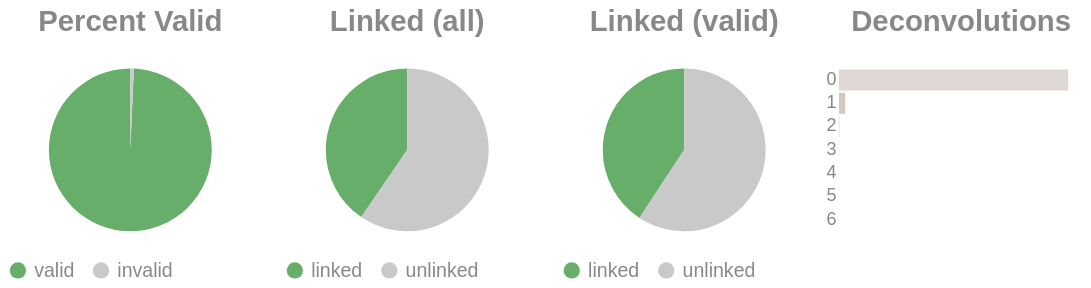

The notebook cell saved with this chart:
### Code cell
if SKIPLR:
    pass
else:
    clash = Counter()
    for i in valids['molecule'].to_list():
        _mol = i.split("-")
        if len(_mol) == 1:
            clash.update('0')
        else:
            clash.update(_mol[-1])

    _d = {"deconvolutions": [], 'count': []}
    for k,v in clash.items():
        _d['deconvolutions'].append(k)
        _d['count'].append(v)

    tot_valid = valids['reads'].sum()
    mask = valids['reads'] >= 2
    n_linked_reads = valids.filter(mask)['reads'].sum()
    if n_linked_reads == 0:
        print_html("No linked molecules (>=2 reads) were detected; skipping linked-only distributions.")
        SKIPLR = True
    else:
        perc_valid = round(tot_valid / n_reads, 4)
        linked_perc_abs = round(n_linked_reads / n_reads, 4)
        linked_perc = round(n_linked_reads / tot_valid, 4)

    _valid = pl.DataFrame({"valids": ['valid', 'invalid'], "count": [tot_valid, n_reads - tot_valid]})
    _linked_abs = pl.DataFrame({"linked (absolute)": ['linked', 'unlinked'], "count": [n_linked_reads, n_reads - n_linked_reads]})
    _linked_rel = pl.DataFrame({"linked (valids)": ['linked', 'unlinked'], "count": [n_linked_reads, tot_valid - n_linked_reads]})

    (
        alt.hconcat(
            piechart(_valid, goodval = 'valid', title = "Percent Valid"),
            piechart(_linked_abs, goodval = "linked", title =  "Linked (all)"),
            piechart(_linked_rel, goodval = "linked", title =  "Linked (valid)"),
            convolutionbar(pl.DataFrame(_d), title = "Deconvolutions"),
            center = True,
            bounds = 'flush'
        )
        .resolve_scale(color='independent')
        .resolve_legend('independent')
        .properties(usermeta={'embedOptions': {"actions": False}})
    ).display()

### Figure 1 — Vega-Lite specification as saved in the notebook (floating-point values rounded to 4 significant figures)
{"width": "container", "height": 400, "config": {"title": {"anchor": "start", "dy": -15, "fontSize": 18, "color": "#888888", "subtitleColor": "#888888", "subtitleFontSize": 14}, "arc": {"fill": "#0072B2"}, "axis": {"domainColor": "#888888", "domainWidth": 0.5, "gridWidth": 0.2, "grid": false, "titleFontWeight": 400, "titleFontSize": 15, "labelFontSize": 11, "labelColor": "#888888", "tickColor": "#888888", "tickWidth": 0.2, "titleColor": "#888888"}, "axisBand": {"grid": false}, "axisX": {"grid": true, "tickSize": 10, "domainCap": "round"}, "axisY": {"domain": false, "grid": true, "tickSize": 0, "domainCap": "round"}, "background": "transparent", "header": {"labelFontSize": 15, "labelColor": "#888888", "titleFontSize": 15, "titleFontWeight": 600, "titleColor": "#888888"}, "legend": {"labelFont": "sans-serif", "labelFontSize": 12, "labelColor": "#888888", "symbolSize": 100, "symbolType": "circle", "titleFontSize": 12, "titlePadding": 10, "titleColor": "#888888", "title": null}, "range": {"category": ["#E69F00", "#56B4E9", "#009E73", "#F0E442", "#0072B2", "#D55E00", "#CC79A7", "#000000"], "diverging": ["#cfe8f3", "#a2d4ec", "#73bfe2", "#46abdb", "#1696d2", "#12719e"]}, "area": {"fill": "#0072B2", "fillOpacity": 0.7, "line": true, "strokeOpacity": 0.7}, "line": {"color": "#0072B2", "stroke": "#0072B2", "strokeWidth": 2}, "trail": {"color": "#0072B2", "stroke": "#0072B2", "strokeWidth": 0, "size": 1}, "point": {"filled": true, "fillOpacity": 1.0, "size": 95}, "text": {"color": "#888888", "fontSize": 11, "align": "right", "fontWeight": 400, "size": 11}, "bar": {"fill": "#0072B2", "stroke": null}, "view": {"stroke": null, "continuousWidth": 660, "continuousHeight": 400}}, "hconcat": [{"data": {"name": "data-7a6bd2f7cee377b5273e9199e65d823e"}, "mark": {"type": "arc"}, "encoding": {"color": {"field": "valids", "legend": {"orient": "bottom", "title": null}, "scale": {"domain": ["valid", "invalid"], "range": ["#68ae6b", "#C9C9C9"]}, "title": "Valids", "type": "nominal"}, "theta": {"field": "count", "type": "quantitative"}, "tooltip": [{"field": "valids", "title": "Valids", "type": "ordinal"}, {"field": "percent", "format": ".2%", "title": "Percent", "type": "quantitative"}, {"field": "count", "title": "Count", "type": "quantitative"}]}, "height": 100, "title": {"text": "Percent Valid", "align": "center", "anchor": "middle"}, "transform": [{"calculate": "datum.count / 2147406", "as": "percent"}], "width": 150}, {"data": {"name": "data-f66ea8a2a5597e103efeec5cc7a889d0"}, "mark": {"type": "arc"}, "encoding": {"color": {"field": "linked (absolute)", "legend": {"orient": "bottom", "title": null}, "scale": {"domain": ["linked", "unlinked"], "range": ["#68ae6b", "#C9C9C9"]}, "title": "Linked (Absolute)", "type": "nominal"}, "theta": {"field": "count", "type": "quantitative"}, "tooltip": [{"field": "linked (absolute)", "title": "Linked (Absolute)", "type": "ordinal"}, {"field": "percent", "format": ".2%", "title": "Percent", "type": "quantitative"}, {"field": "count", "title": "Count", "type": "quantitative"}]}, "height": 100, "title": {"text": "Linked (all)", "align": "center", "anchor": "middle"}, "transform": [{"calculate": "datum.count / 2147406", "as": "percent"}], "width": 150}, {"data": {"name": "data-d3a66b9812193eecce79f5c8afe998a2"}, "mark": {"type": "arc"}, "encoding": {"color": {"field": "linked (valids)", "legend": {"orient": "bottom", "title": null}, "scale": {"domain": ["linked", "unlinked"], "range": ["#68ae6b", "#C9C9C9"]}, "title": "Linked (Valids)", "type": "nominal"}, "theta": {"field": "count", "type": "quantitative"}, "tooltip": [{"field": "linked (valids)", "title": "Linked (Valids)", "type": "ordinal"}, {"field": "percent", "format": ".2%", "title": "Percent", "type": "quantitative"}, {"field": "count", "title": "Count", "type": "quantitative"}]}, "height": 100, "title": {"text": "Linked (valid)", "align": "center", "anchor": "middle"}, "transform": [{"calculate": "datum.count / 2132575", "as": "percent"}], "width": 150}, {"data": {"name": "data-665e7ed4004700c52a8cd0b96cb679a8"}, "mark": {"type": "bar"}, "encoding": {"color": {"field": "deconvolutions", "legend": null, "scale": {"scheme": "lightgreyred"}, "type": "nominal"}, "tooltip": [{"field": "deconvolutions", "title": "Deconvolutions", "type": "ordinal"}, {"field": "percent", "format": ".2%", "title": "Percent", "type": "quantitative"}, {"field": "count", "title": "Count", "type": "quantitative"}], "x": {"axis": null, "field": "count", "type": "quantitative"}, "y": {"field": "deconvolutions", "sort": "ascending", "title": null, "type": "nominal"}}, "height": 100, "title": {"text": "Deconvolutions", "align": "center", "anchor": "middle"}, "transform": [{"calculate": "datum.count / 1544889", "as": "percent"}], "width": 150}], "bounds": "flush", "center": true, "resolve": {"legend": {"angle": "independent"}, "scale": {"color": "independent"}}, "usermeta": {"embedOptions": {"actions": false}}, "$schema": "https://vega.github.io/schema/vega-lite/v6.1.0.json", "datasets": {"data-7a6bd2f7cee377b5273e9199e65d823e": [{"valids": "valid", "count": 2132575}, {"valids": "invalid", "count": 14831}], "data-f66ea8a2a5597e103efeec5cc7a889d0": [{"linked (absolute)": "linked", "count": 868857}, {"linked (absolute)": "unlinked", "count": 1278549}], "data-d3a66b9812193eecce79f5c8afe998a2": [{"linked (valids)": "linked", "count": 868857}, {"linked (valids)": "unlinked", "count": 1263718}], "data-665e7ed4004700c52a8cd0b96cb679a8": [{"deconvolutions": "0", "count": 1501402}, {"deconvolutions": "1", "count": 41025}, {"deconvolutions": "2", "count": 2205}, {"deconvolutions": "3", "count": 210}, {"deconvolutions": "4", "count": 36}, {"deconvolutions": "5", "count": 9}, {"deconvolutions": "6", "count": 2}]}}
